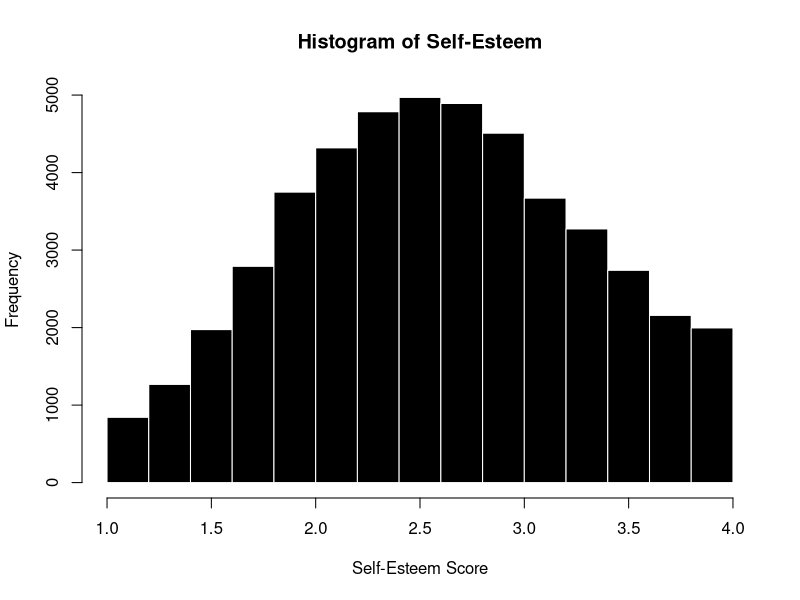

Source code (R):
## ---- chunk 1
#| include: false
d <- read.csv("../datasets/Self-Esteem Dataset/data.csv", stringsAsFactors = T, na.strings = "0", sep = "\t")
head(d)
names(d)
summary(as.factor(d$Q4))
SELFES.df <- data.frame(d[,c(1:2,4,6,7)], 5-d[,c(3,5,8:10)])
summary(SELFES.df)
library(psych)
alpha(SELFES.df)
d$SELFES <- rowMeans(SELFES.df, na.rm = T)
## ---- chunk 2
hist(d$SELFES, col = 'black', bor = 'white', 
     main = "Histogram of Self-Esteem", 
     xlab = "Self-Esteem Score", breaks = 15)
